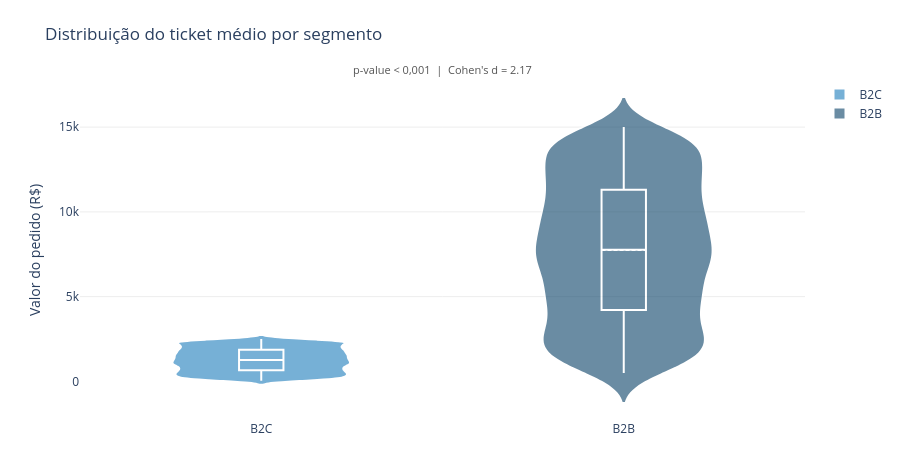

The notebook cell saved with this chart:
### Markdown cell above
O p-value é praticamente zero, então rejeito a hipótese nula a diferença entre os grupos é bem significativa. O ticket médio B2B (R$ 7.751) é cerca de 6 vezes maior que o B2C (R$ 1.266), com diferença de R$ 6.485.

O Cohen's d de 2,17 indica efeito grande, o que faz sentido dado que os desvios padrão dos dois grupos também são muito diferentes (B2B tem muito mais variação de compra). Na prática, o intervalo de confiança [R$ 6.336, R$ 6.634] mostra que mesmo no cenário mais conservador a diferença é substancial.

### Code cell
fig = go.Figure()

for seg, cor in [('B2C', '#2E86C1'), ('B2B', '#1B4F72')]:
    sub = df_seg[df_seg['segmento'] == seg]['valor_total']
    fig.add_trace(go.Violin(
        y=sub, name=seg,
        box_visible=True,
        meanline_visible=True,
        fillcolor=cor,
        opacity=0.65,
        line_color='white',
        marker=dict(color=cor)
    ))

fig.add_annotation(
    text=f"p-value < 0,001  |  Cohen's d = {cohen_d:.2f}",
    xref='paper', yref='paper', x=0.5, y=1.06,
    showarrow=False,
    font=dict(size=11, color='#555')
)

fig.update_layout(
    title='Distribuição do ticket médio por segmento',
    yaxis_title='Valor do pedido (R$)',
    plot_bgcolor='white', paper_bgcolor='white',
    height=460, margin=dict(t=80, b=40),
    violingap=0.3
)
fig.update_yaxes(showgrid=True, gridcolor='#EEEEEE')
fig.show()

### Figure 1 — Plotly figure (JSON) as saved in the notebook; plotly's stock layout.template omitted (floating-point values rounded to 4 significant figures; data arrays with more than 128 entries replaced by an {"elided": "..."} marker saying what was removed)
{"data": [{"box": {"visible": true}, "fillcolor": "#2E86C1", "line": {"color": "white"}, "marker": {"color": "#2E86C1"}, "meanline": {"visible": true}, "name": "B2C", "opacity": 0.65, "type": "violin", "y": {"elided": "11986 float values"}}, {"box": {"visible": true}, "fillcolor": "#1B4F72", "line": {"color": "white"}, "marker": {"color": "#1B4F72"}, "meanline": {"visible": true}, "name": "B2B", "opacity": 0.65, "type": "violin", "y": {"elided": "3014 float values"}}], "layout": {"annotations": [{"font": {"color": "#555", "size": 11}, "showarrow": false, "text": "p-value < 0,001  |  Cohen's d = 2.17", "x": 0.5, "xref": "paper", "y": 1.06, "yref": "paper"}], "height": 460, "margin": {"b": 40, "t": 80}, "paper_bgcolor": "white", "plot_bgcolor": "white", "title": {"text": "Distribuição do ticket médio por segmento"}, "violingap": 0.3, "yaxis": {"gridcolor": "#EEEEEE", "showgrid": true, "title": {"text": "Valor do pedido (R$)"}}}}
